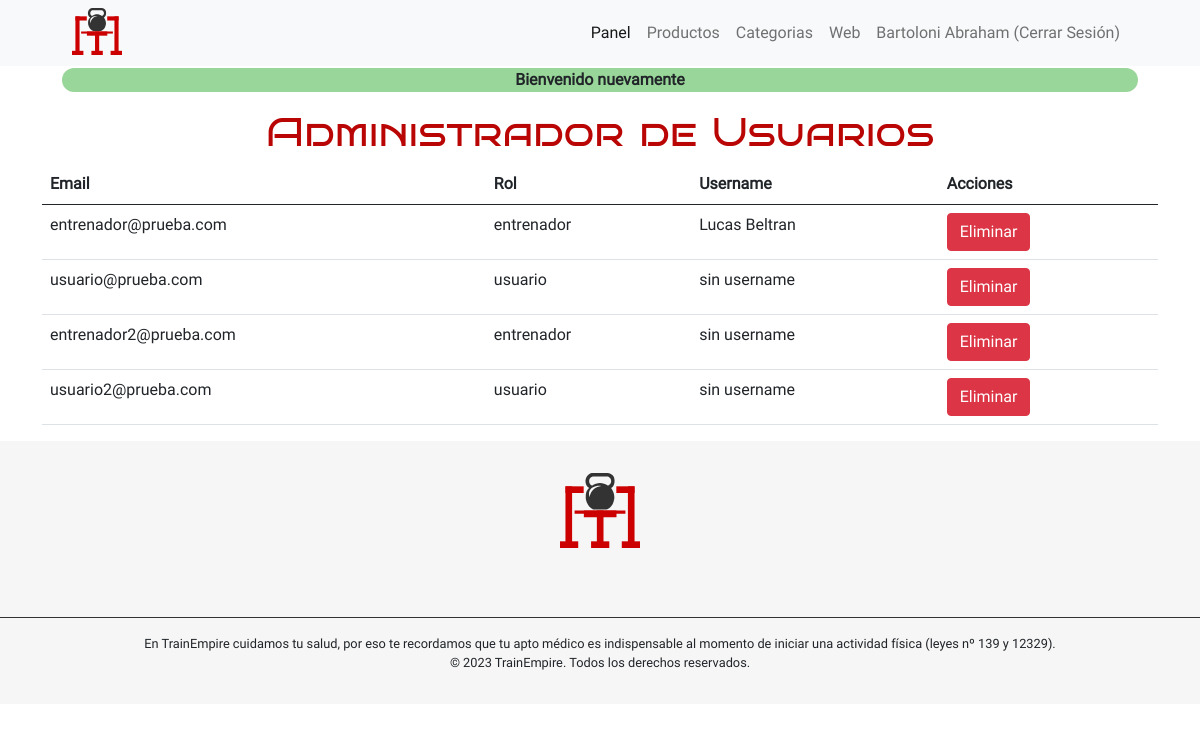
Page /sitio/admin/index.php?s=usuarios (signed in) on the committed database.
### tables this page shows
CREATE TABLE `usuarios` (
  `id_usuarios` int(10) UNSIGNED NOT NULL,
  `roles_fk` int(10) UNSIGNED NOT NULL,
  `email` varchar(255) NOT NULL,
  `password` varchar(255) NOT NULL,
  `username` varchar(45) DEFAULT NULL,
  `imagen` varchar(255) DEFAULT NULL
);

CREATE TABLE `roles` (
  `id_roles` int(10) UNSIGNED NOT NULL,
  `nombre` varchar(20) NOT NULL
);

### sitio/bootstrap/autoload.php (called while the page is built, shortened)
<?php
spl_autoload_register(function($nombreDeLaClase){
    $nombreDeLaClase = str_replace('\\', '/', $nombreDeLaClase);
    $rutaDeLaClase = __DIR__ . '/../clases/'. $nombreDeLaClase.'.php';
    $rutaDeLaClaseModelos = __DIR__ . '/../clases/modelos/'. $nombreDeLaClase.'.php';
    $rutaDeLaClaseAutenticacion = __DIR__ . '/../clases/autenticacion/'. $nombreDeLaClase.'.php';
});

### sitio/clases/autenticacion/Autenticacion.php (called while the page is built, shortened)
<?php
  require_once __DIR__ . '/../../bootstrap/autoload.php';
class Autenticacion{
    public function estaAutenticado():bool{
        return isset($_SESSION['id_usuarios']);
    }
    public function getUsuario(): ?Usuario{
        return (new Usuario)->porId($_SESSION['id_usuarios']);
    }
}

### sitio/clases/modelos/Modelo.php (called while the page is built, shortened)
<?php
require_once __DIR__ . '/../../bootstrap/autoload.php';
class Modelo{
    protected string $tabla = "";
    protected string $clavePrimaria = "";
    public function todo():array{
        $bd = BD::getConexion();
        $query = "SELECT * FROM " . $this->tabla;
        $stmt = $bd->prepare($query);
        $stmt->execute();
        $stmt->setFetchMode(PDO::FETCH_CLASS,static::class);
        return $stmt->fetchAll();
    }
    public function porId(int $id): ?static {
        $bd = BD::getConexion();
        $query = "SELECT * FROM " . $this->tabla . "
        WHERE " . $this->clavePrimaria . " = ?";
        $stmt = $bd->prepare($query);
        $stmt->execute([$id]);
        $stmt->setFetchMode(PDO::FETCH_CLASS, static::class);
        $instancia = $stmt->fetch();
        return $instancia;
    }
}

### sitio/clases/modelos/Usuario.php (called while the page is built, shortened)
<?php
class Usuario extends Modelo{
    private int $id_usuarios;
    private int $roles_fk;
    private string $email;
    private ?string $username;
    public function getIdUsuario(): int
    {
        return $this->id_usuarios;
    }
    public function getRolFk(): int
    {
        return $this->roles_fk;
    }
    public function getEmail(): string
    {
        return $this->email;
    }
    public function getUsername(): ?string
    {
        return $this->username;
    }
}

### sitio/clases/modelos/Roles.php (called while the page is built, shortened)
<?php
class Roles extends Modelo{
    private string $nombre;
    public function getNombre(): string{
        return $this->nombre;
    }
}

### sitio/admin/secciones/usuarios.php (the view)
<?php
$usuarios = (new Usuario)->todo();
$rol = (new Roles);
?>
<section>
    <h1>Administrador de Usuarios</h1>
    <table class="table">
    <thead class="thead-dark">
        <tr>
            <th class="esconder-movile">Email</th>
            <th>Rol</th>
            <th class="esconder-tablet">Username</th>
            <th>Acciones</th>
        </tr>
    </thead>
    <tbody>
        <?php foreach ($usuarios as $usuario):?>
            <?php if ($usuario->getEmail() !== (new Autenticacion)->getUsuario()->getEmail()):?>
        <tr>
            <td class="esconder-movile"><?=$usuario->getEmail();?></td>
            <td><?=$rol->porId($usuario->getRolFk())->getNombre();?></td>
            <td class="esconder-tablet"><?=$usuario->getUsername() !== null?$usuario->getUsername():'sin username';?></td>
            <td>
                <a href="index.php?s=eliminar-usuario&id=<?= $usuario->getIdUsuario();?>" class="btn btn-danger">Eliminar</a>
            </td>
        </tr>
            <?php endif;?>
        <?php endforeach;?>
    </tbody>
</table>
</section>

### sitio/admin/index.php (shortened to what this page needs)
<?php
  require_once __DIR__ . '/../bootstrap/autoload.php';
  $rutas = [
    'error' => [
     'title' => 'Página no encontrada',
    ],
    'dashboard' => [
      'title' => 'Tablero de Administracion',
      'requiereAutenticacion' => true
     ],
     'productos' => [
      'title' => 'Nuestros productos',
      'requiereAutenticacion' => true
     ],
     'anadir-planificaciones' => [
      'title' => 'Añadir planificacion',
      'requiereAutenticacion' => true
     ],
     'editar-planificaciones' => [
      'title' => 'Editar planificacion',
      'requiereAutenticacion' => true
     ],
     'eliminar-planificaciones' => [
      'title' => 'Eliminar planificacion',
      'requiereAutenticacion' => true
     ],
     'categorias' => [
      'title' => 'Nuestras categorias',
      'requiereAutenticacion' => true,
      'soloAdmin' => true
     ],
     'usuarios' => [
      'title' => 'Usuarios',
      'requiereAutenticacion' => true,
      'soloAdmin' => true
     ],
     'eliminar-usuario' => [
      'title' => 'Eliminar usuario',
      'requiereAutenticacion' => true,
      'soloAdmin' => true
     ],
     'iniciar-sesion' => [
      'title' => 'Ingresar al panel de administracion',
     ],
    ];
  $vista = $_GET['s'] ?? 'iniciar-sesion';
  $rutaOpciones = $rutas[$vista];
  $autenticacion = new Autenticacion();
  $soloAdmin = $rutaOpciones['soloAdmin'] ?? false;
  if($autenticacion->getUsuario()->getRolFk() === 3){
    $_SESSION['mensajeError'] = 'No posees permisos para visualizar este contenido';
    header('Location: ../index.php?s=home');
    exit;
  }
  if($soloAdmin && $autenticacion->getUsuario()->getRolFk() != 1){
    $_SESSION['mensajeError'] = 'Necesitas ser Administrador para visualizar este contenido';
    header('Location: index.php?s=dashboard');
    exit;
  }
?>
<!DOCTYPE html>
<html lang="es">
<head>
    <link rel="stylesheet" href="../estilos.css">
    <link rel="stylesheet" href="estilos_admin.css">
    <link rel="stylesheet" href="../css/bootstrap.min.css">
    <link rel="stylesheet" type="text/css" href="https://cdnjs.cloudflare.com/ajax/libs/font-awesome/5.15.1/css/all.min.css">
</head>
<body>
  <nav class="navbar navbar-expand-lg navbar-light bg-light">
    <div class="container-fluid">
      <span>TrainEmpire</span>
      <?php
    if($autenticacion->estaAutenticado()):
    ?>
      <div class="collapse navbar-collapse" id="navbarNav">
        <ul class="navbar-nav ms-auto">
          <li class="nav-item">
            <a class="nav-link active" aria-current="page" href="index.php?s=dashboard">Panel</a>
          </li>
          <?php if ($autenticacion->getUsuario()->getRolFk() === 1):?>
          <li class="nav-item">
            <a class="nav-link" href="index.php?s=productos">Productos</a>
          </li>
          <li class="nav-item">
            <a class="nav-link" href="index.php?s=categorias">Categorias</a>
          </li>
          <?php endif;?>
          <li class="nav-item">
            <a class="nav-link" href="../index.php">Web</a>
          </li>
          <li class="nav-item">
            <form action="acciones/cerrar-sesion.php" method="post">
              <button type="submit" class="nav-link"><?= $autenticacion->getUsuario()->getUsername()?$autenticacion->getUsuario()->getUsername():$autenticacion->getUsuario()->getEmail();?> (Cerrar Sesión)</button>
              </form>
          </li>
        </ul>
      </div>
      <?php endif;?>
    </div>
  </nav>
  <main class="container">
        <?php
        if(isset($_SESSION['mensajeExito'])):
        ?>
        <div class="msg-exito mb-3"><?= $_SESSION['mensajeExito']; ?></div>
        <?php
        endif;
        ?>
        <?php
        require_once __DIR__ . '/secciones/' . $vista . '.php';
        ?>
  </main>
  <footer class="footer">
    <h2 class="logo">TrainEmpire</h2>
     <div>
      <p>
        En TrainEmpire cuidamos tu salud, por eso te recordamos que tu apto médico es indispensable al momento de iniciar una actividad física (leyes nº 139 y 12329).
      </p>
      <p>
      &copy; 2023 TrainEmpire. Todos los derechos reservados.
      </p>
    </div>
  </footer>
</body>
</html>

### sitio/estilos.css (style rules this page uses)
:root { --color-primario: #e8e8e8; --color-primario2: #f6f6f6; --color-secundario: #990100; --color-secundario2:#b90504; --color-terciario: #333333; --tamano-fuente-grande: 4rem; --tamano-fuente-media: 1.5rem; --tamano-fuente-chica: 1rem; }
* { margin: 0; padding: 0; font-family: 'Roboto-Regular',Arial, Helvetica, sans-serif; scroll-behavior: smooth; -webkit-box-sizing: border-box; box-sizing: border-box; }
body { background-color: var(--color-primario); color: var(--color-terciario); }
body { overflow: hidden; }
body { overflow: auto; }
main { min-height: 43vh; }
nav>.container-fluid>span { margin-left: 5vw; display: block; height: 50px; width: 50px; background-image: url('assets/tp1_logo.svg'); background-repeat: no-repeat; text-indent: -9999em; }
nav ul { margin-right: 5vw ; }
h1 { text-align: center; color: var(--color-secundario2); font-weight: bolder; font-family: 'Bruno Ace SC',Arial, Helvetica, sans-serif; }
h2 { font-size: var(--tamano-fuente-media); text-align: center; font-family: 'Bruno Ace SC',Arial, Helvetica, sans-serif }
ul { list-style: none; }
.footer { background-color: var(--color-primario2); padding: 2em 0; margin-top: 1em; }
.logo { display: block; height: 80px; width: 80px; background-image: url('assets/tp1_logo.svg'); background-repeat: no-repeat; text-indent: -9999em; margin: 0 auto 2em; }
footer>div:last-of-type { border-top: 1px solid var(--color-terciario); padding-top: 2vh; margin-top: 2vh; }
footer>div:last-of-type p { margin: auto; text-align: center; font-size: .8em; }
.msg-error,.msg-exito { font-weight: bolder; text-align: center; border-radius: 25px; margin: 2px 20px; }
.msg-exito { background: #00990166; }

### sitio/admin/estilos_admin.css (style rules this page uses)
nav button { border: none; background: #f8f9fa; }

### rows in the picture
usuarios: username "Bartoloni Abraham"
usuarios: email "entrenador@prueba.com", roles_fk.nombre "entrenador", username "Lucas Beltran"
usuarios: email "usuario@prueba.com", roles_fk.nombre "usuario", shows "sin username"
usuarios: email "entrenador2@prueba.com", roles_fk.nombre "entrenador", shows "sin username"
usuarios: email "usuario2@prueba.com", roles_fk.nombre "usuario", shows "sin username"

### other values in the picture
$_SESSION['mensajeExito'] "Bienvenido nuevamente"
